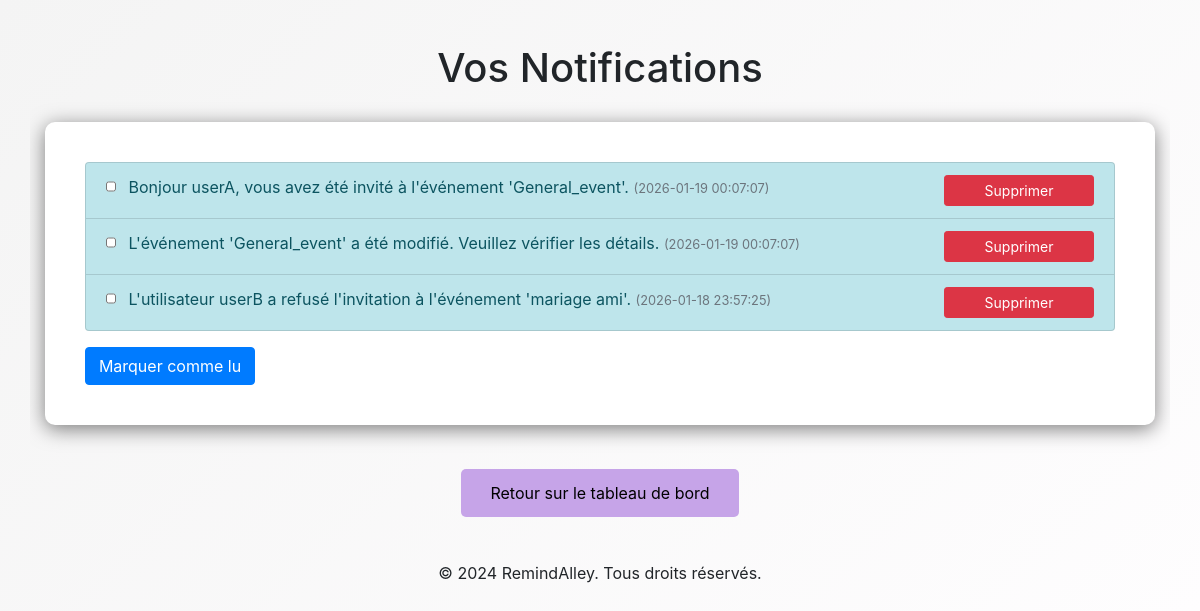
The page /user/notifications (signed in) on the database as committed earlier.
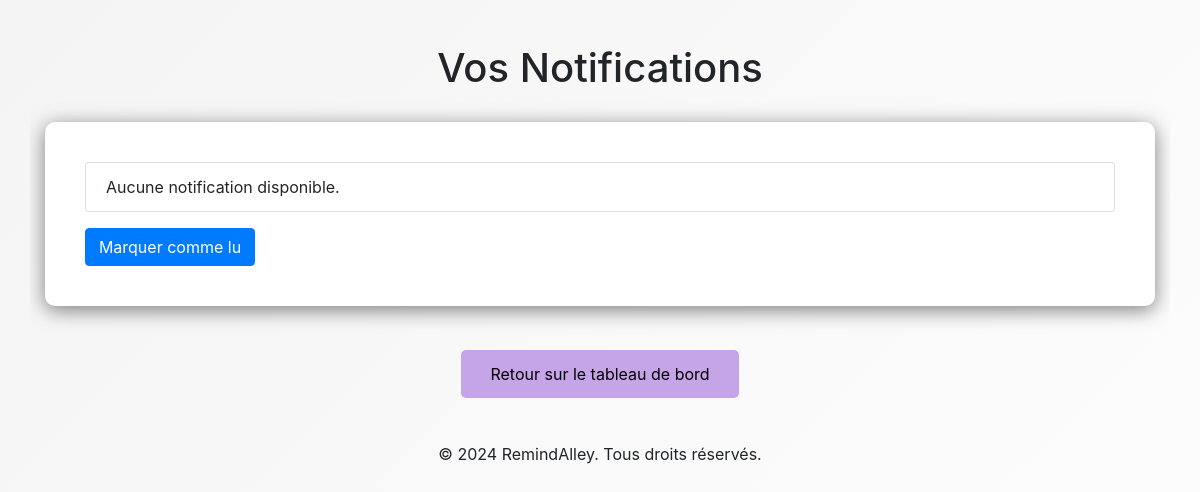
The same page on the database as committed later.
### app/models/notification.py (models this page shows, shortened)
class Notification(db.Model):
    __tablename__ = 'notifications'
    id = db.Column(db.Integer, primary_key=True)
    user_id = db.Column(db.Integer, db.ForeignKey('user.id'), nullable=False)  # User recevant la notification
    message = db.Column(db.String(500), nullable=False)
    timestamp = db.Column(db.DateTime, default=lambda: datetime.now(timezone.utc))
    is_read = db.Column(db.Boolean, default=False)

### app/routes/user.py (the view)
@user_bp.route('/notifications', methods=['GET'])
def notifications():
    notifications = Notification.query.filter_by(user_id=current_user.id).order_by(Notification.timestamp.desc()).all()
    return render_template('notifications.html', notifications=notifications)

### app/models/user.py (called while the page is built)
    @property
    def is_authenticated(self):
        return True

### app/templates/notifications.html (shortened to what this page needs)
<!DOCTYPE html>
<html lang="fr">
<head>
    <link rel="stylesheet" href="{{ url_for('static', filename='css/style.css') }}">
    <link rel="stylesheet" href="{{ url_for('static', filename='css/userDashboard.css') }}">
    <link rel="stylesheet" href="{{ url_for('static', filename='css/notifs.css') }}">
    <link rel="stylesheet" href="https://stackpath.bootstrapcdn.com/bootstrap/4.5.2/css/bootstrap.min.css">
    <link rel="stylesheet" href="https://maxcdn.bootstrapcdn.com/bootstrap/4.5.2/css/bootstrap.min.css">
</head>
<body>
    <div class="container mt-4">
        <h1>Vos Notifications</h1>
        <form method="POST" action="{{ url_for('user.mark_as_read') }}" id="markAsReadForm">
            <ul class="list-group">
                {% for notification in notifications %}
                    <li class="list-group-item {% if not notification.is_read %}list-group-item-info{% endif %}">
                        <input
                            type="checkbox"
                            id = "notif"
                            name="notification_ids"
                            value="{{ notification.id }}"
                            class="mr-2">
                        {{ notification.message }}
                        <small class="text-muted">({{ notification.timestamp.strftime('%Y-%m-%d %H:%M:%S') }})</small>
                        <button
                            type="button"
                            class="btn btn-danger btn-sm float-right delete-notification-button"
                            data-notification-id="{{ notification.id }}">
                            Supprimer
                        </button>
                    </li>
                {% else %}
                    <li class="list-group-item">Aucune notification disponible.</li>
                {% endfor %}
            </ul>
            <button type="submit" class="btn btn-primary mt-3" id="btnMrkRead">Marquer comme lu</button>
        </form>
        <br>
        <a href="{{ url_for('user.user_dashboard', user_id=current_user.id) }}" class="btn btn-secondary" id="ret_btn">Retour sur le tableau de bord</a>
    </div>
    <br>
    <footer class="footer_ra">
        <p>&copy; 2024 RemindAlley. Tous droits réservés.</p>
    </footer>
</body>
</html>

Rows that differ between the two databases and show on the page:
removed Notification: message "Bonjour userA, vous avez été invité à l'événement 'General_event'.", timestamp "2026-01-19 00:07:07"
removed Notification: message "L'événement 'General_event' a été modifié. Veuillez vérifier les détails.", timestamp "2026-01-19 00:07:07"
removed Notification: message "L'utilisateur userB a refusé l'invitation à l'événement 'mariage ami'.", timestamp "2026-01-18 23:57:25"
Other text that changed with them:
text now shown: "Aucune notification disponible."
